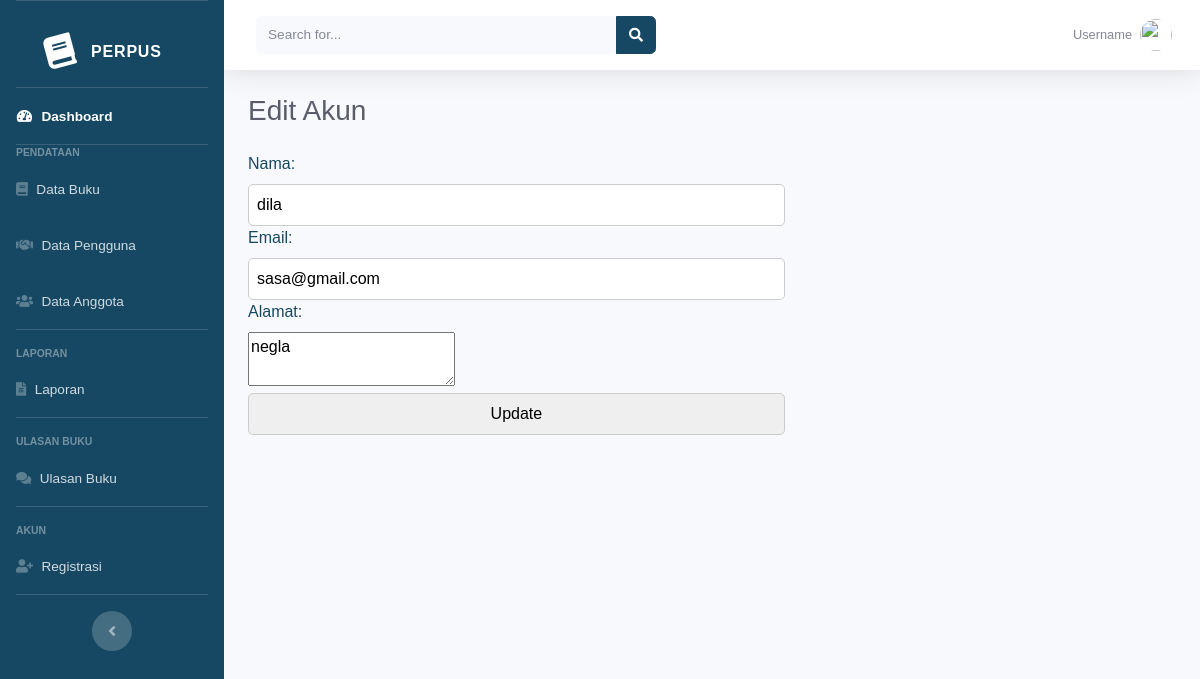
/edit/edit_data_anggota.php?user_id=19 (signed in), run on the app's committed database.
### tables this page shows
CREATE TABLE `user` (
  `user_id` int(11) NOT NULL,
  `perpus_id` int(11) NOT NULL,
  `username` varchar(50) NOT NULL,
  `password` varchar(255) NOT NULL,
  `email` varchar(50) NOT NULL,
  `nama_lengkap` varchar(50) NOT NULL,
  `no_hp` varchar(50) NOT NULL,
  `alamat` varchar(50) NOT NULL,
  `role` varchar(50) NOT NULL,
  `created_at` timestamp NOT NULL DEFAULT current_timestamp() ON UPDATE current_timestamp()
);

### edit/edit_data_anggota.php (the view, shortened to what this page needs)
<?php
include('koneksi.php');
$role = $_SESSION["role"];
?>
<!DOCTYPE html>
<html lang="en">
<head>
    <link href="../dashboard/vendor/fontawesome-free/css/all.min.css" rel="stylesheet" type="text/css">
    <link href="../dashboard/css/sb-admin-2.min.css" rel="stylesheet">
</head>
<body id="page-top">
    <div id="wrapper">
        <ul class="navbar-nav bg-gradient-primary sidebar sidebar-dark accordion" id="accordionSidebar">
            <a class="sidebar-brand d-flex align-items-center justify-content-center" href="index.html">
                <div class="sidebar-brand-icon rotate-n-15">
                    <i class="fas fa-book"></i>
                </div>
                <div class="sidebar-brand-text mx-3">Perpus</div>
            </a>
            <hr class="sidebar-divider my-0">
            <li class="nav-item active">
                <a class="nav-link" href="../admin/home.php">
                    <i class="fas fa-fw fa-tachometer-alt"></i>
                    <span>Dashboard</span></a>
            </li>
            <?php
            if ($role === "admin") :
            ?>
                <hr class="sidebar-divider my-0">
                <div class="sidebar-heading">
                    Pendataan
                </div>
                <li class="nav-item">
                    <a class="nav-link" href="../admin/index_data_buku.php">
                        <i class="fas fa-book"></i>
                        <span>Data Buku</span></a>
                </li>
                <li class="nav-item">
                    <a class="nav-link" href="../admin/index_peminjam.php">
                        <i class="fas fa-handshake"></i>
                        <span>Data Pengguna</span></a>
                </li>
                <li class="nav-item">
                    <a class="nav-link" href="../admin/index_data_anggota.php">
                        <i class="fas fa-users"></i>
                        <span>Data Anggota</span>
                    </a>
                </li>
                <hr class="sidebar-divider">
                <div class="sidebar-heading">
                    Laporan
                </div>
                <li class="nav-item">
                    <a class="nav-link" href="../admin/index_laporan.php">
                        <i class="fas fa-file-alt"></i>
                        <span>Laporan</span></a>
                </li>
                <hr class="sidebar-divider">
                <div class="sidebar-heading">
                    Ulasan Buku
                </div>
                <li class="nav-item">
                    <a class="nav-link" href="../admin/index_ulasan_buku.php">
                        <i class="fas fa-comments"></i>
                        <span>Ulasan Buku</span></a>
                </li>
                <hr class="sidebar-divider">
                <div class="sidebar-heading">
                    Akun
                </div>
                <li class="nav-item">
                    <a class="nav-link" href="../admin/index_register.php">
                        <i class="fas fa-user-plus"></i>
                        <span>Registrasi</span>
                    </a>
                </li>
                <hr class="sidebar-divider d-none d-md-block">
            <?php endif ?>
            <div class="text-center d-none d-md-inline">
                <button class="rounded-circle border-0" id="sidebarToggle"></button>
            </div>
        </ul>
        <div id="content-wrapper" class="d-flex flex-column">
            <div id="content">
                <nav class="navbar navbar-expand navbar-light bg-white topbar mb-4 static-top shadow">
                    <form class="d-none d-sm-inline-block form-inline mr-auto ml-md-3 my-2 my-md-0 mw-100 navbar-search">
                        <div class="input-group">
                            <input type="text" class="form-control bg-light border-0 small" placeholder="Search for..." aria-label="Search" aria-describedby="basic-addon2">
                            <div class="input-group-append">
                                <button class="btn btn-primary1" type="button">
                                    <i class="fas fa-search fa-sm"></i>
                                </button>
                            </div>
                        </div>
                    </form>
                    <ul class="navbar-nav ml-auto">
                        <li class="nav-item dropdown no-arrow">
                            <a class="nav-link dropdown-toggle" href="#" id="userDropdown" role="button" data-toggle="dropdown" aria-haspopup="true" aria-expanded="false">
                                <span class="mr-2 d-none d-lg-inline text-gray-600 small">Username</span>
                                <img class="img-profile rounded-circle" src="https://source.unsplash.com/QAB-WJcbgJk/60x60">
                            </a>
                        </li>
                    </ul>
                </nav>
                <div class="container-fluid">
                    <div class="d-sm-flex align-items-center justify-content-between mb-4">
                        <h2 class="h3 mb-0 text-gray-800">Edit Akun</h2>
                    </div>
                    <div class="row">
                        <div class="col-xl-12 col-md-6 mb-4">
                            <?php
                            if (isset($_GET['user_id'])) {
                                $user_id = $_GET['user_id'];
                                $sql = "SELECT * FROM user WHERE user_id = $user_id";
                                $result = $conn->query($sql);
                                if ($result->num_rows > 0) {
                                    $row = $result->fetch_assoc();
                                    echo '<form action="../update/update_data_anggota.php" method="POST">';
                                    echo '<label for="nama">Nama:</label>';
                                    echo '<input type="text" id="username" name="username" value="' . $row['username'] . '"><br>';
                                    echo '<label for="email">Email:</label>';
                                    echo '<input type="email" id="email" name="email" value="' . $row['email'] . '"><br>';
                                    echo '<label for="alamat">Alamat:</label>';
                                    echo '<textarea id="alamat" name="alamat">' . $row['alamat'] . '</textarea><br>';
                                    echo '<input type="submit" value="Update">';
                                    echo '</form>';
                                } else {
                                    echo 'Anggota tidak ditemukan.';
                                }
                            } else {
                                echo 'Parameter id tidak ditemukan.';
                            }
                            ?>
                        </div>
                    </div>
                </div>
            </div>
        </div>
    </div>
</body>
</html>

### edit/edit_data_anggota.php (style rules this page uses)
.bg-gradient-primary { background-color: #164863; background-image: linear-gradient(180deg, #164863 10%, #164863 100%); background-size: cover; }
.sidebar { background-color: #164863; }
.btn-primary1 { background-color: #164863; border-color: #164863; transition: background-color 0.3s ease; color: #ffffff; }
.nav-link { display: flex; align-items: center; }
.nav-link i { margin-right: 10px; }
body { font-family: Arial, sans-serif; margin: 0; background-color: #164863; color: #fff; }
h2 { color: #164863; text-align: center; }
a { text-decoration: none; color: inherit; }
form { width: 60%; border-radius: 10px; }
label { display: block; color: #164863; }
input, select { width: calc(100% - 20px); padding: 8px; box-sizing: border-box; border: 1px solid #ccc; border-radius: 5px; }
button { background-color: #4e73df; color: #fff; padding: 8px 16px; border: none; border-radius: 5px; cursor: pointer; transition: background-color 0.3s ease; }

### data on the page
user: username "dila", email "sasa@gmail.com", alamat "negla"
